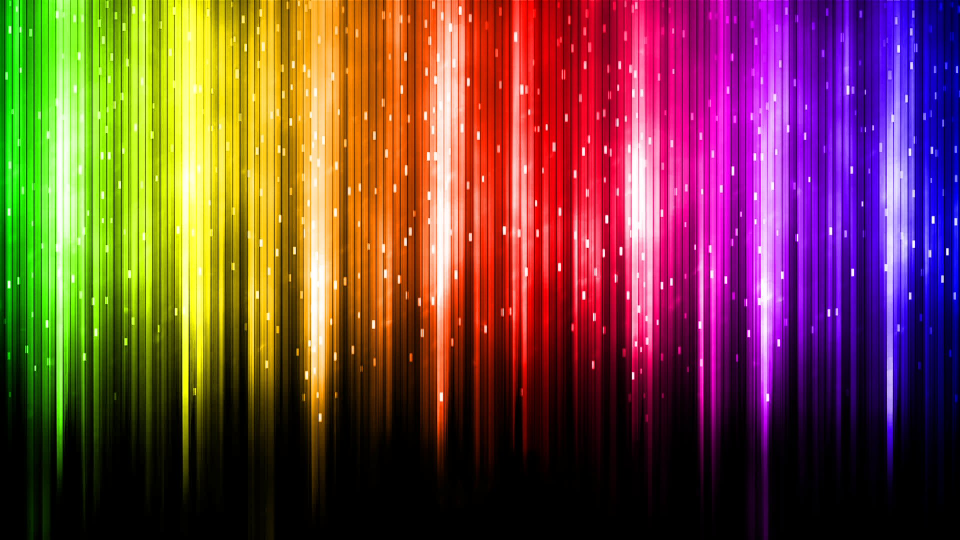
#> input picture SM/lab1/B01.png, 1920 x 1080 px (shown at 1/2 size); the run also reads 1 picture not shown here
$ python lab1.py
#> lines starting #> are read from the running program, lines starting #| are printed output that depends on the picture
import numpy as np
import matplotlib.pyplot as plt


def img_to_uint_8(img):
    img = img * 255
    img.astype('uint8')


def img_to_float(img):
    return img / 255.


def to_gray_scale_1(img):
    gray_image = 0.299 * img[:, :, 0]
    gray_image += 0.587 * img[:, :, 1]
    gray_image += 0.114 * img[:, :, 2]
    return gray_image


def to_gray_scale_2(img):
    gray_image = 0.216 * img[:, :, 0]
    gray_image += 0.7152 * img[:, :, 1]
    gray_image += 0.0722 * img[:, :, 2]
    return gray_image


def filter_one_color(img, color_idx):
    indices = [0, 1, 2]
    indices.remove(color_idx)
    for color_idx in indices:
        img[:, :, color_idx] = 0
    print()
    return img


def zad1():
    for img_name in ["B01.png", "B02.jpg"]:
        img = plt.imread(img_name)
#> img is the input picture: shape (1080, 1920, 3) float32; mean R, G, B 0.459, 0.273, 0.243
        im_min = np.min(img)
#> im_min = 0
        im_max = np.max(img)
#> im_max = 1

        fig, axs = plt.subplots(3, 3)

        axs[0, 0].imshow(img)

        axs[0, 1].imshow(to_gray_scale_1(img), cmap=plt.cm.gray,
                         vmin=im_min, vmax=im_max)
        axs[0, 2].imshow(to_gray_scale_2(img), cmap=plt.cm.gray,
                         vmin=im_min, vmax=im_max)
        axs[1, 0].imshow(img[:, :, 0], cmap=plt.cm.gray,
                         vmin=im_min, vmax=im_max)
        axs[1, 1].imshow(img[:, :, 1], cmap=plt.cm.gray,
                         vmin=im_min, vmax=im_max)
        axs[1, 2].imshow(img[:, :, 2], cmap=plt.cm.gray,
                         vmin=im_min, vmax=im_max)

        axs[2, 0].imshow(filter_one_color(img.copy(), 0))
        axs[2, 1].imshow(filter_one_color(img.copy(), 1))
        axs[2, 2].imshow(filter_one_color(img.copy(), 2))

        plt.show()
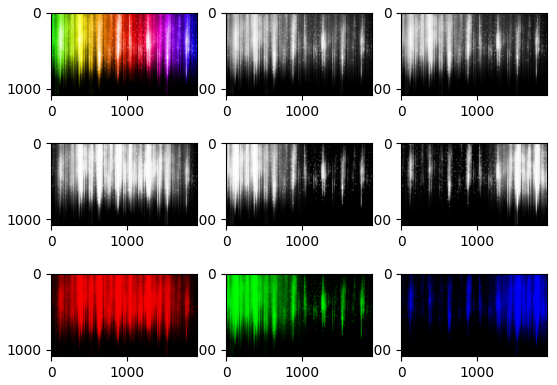
#> figure drawn by matplotlib, 9 panels
#> pass 2 of the loop in zad1, `for img_name in ["B01.png", "B02.jpg"]:`:
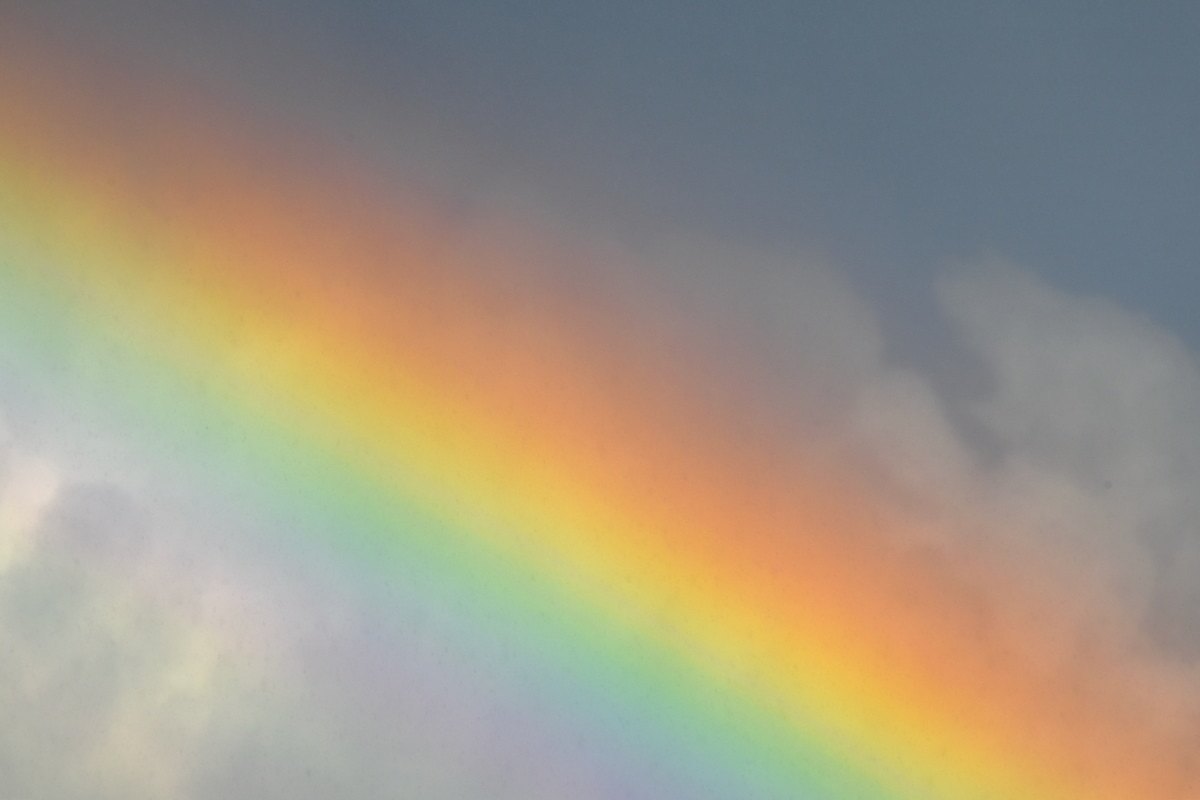
#> input picture SM/lab1/B02.jpg, 1200 x 800 px
#> in zad1, img is the input picture: shape (800, 1200, 3); mean R, G, B 159.6, 150.3, 131.9
#> in zad1, `im_min = np.min(img)`: im_min = 74
#> in zad1, `im_max = np.max(img)`: im_max = 242
#> after the loop in filter_one_color (call 6), `for color_idx in indices:`:
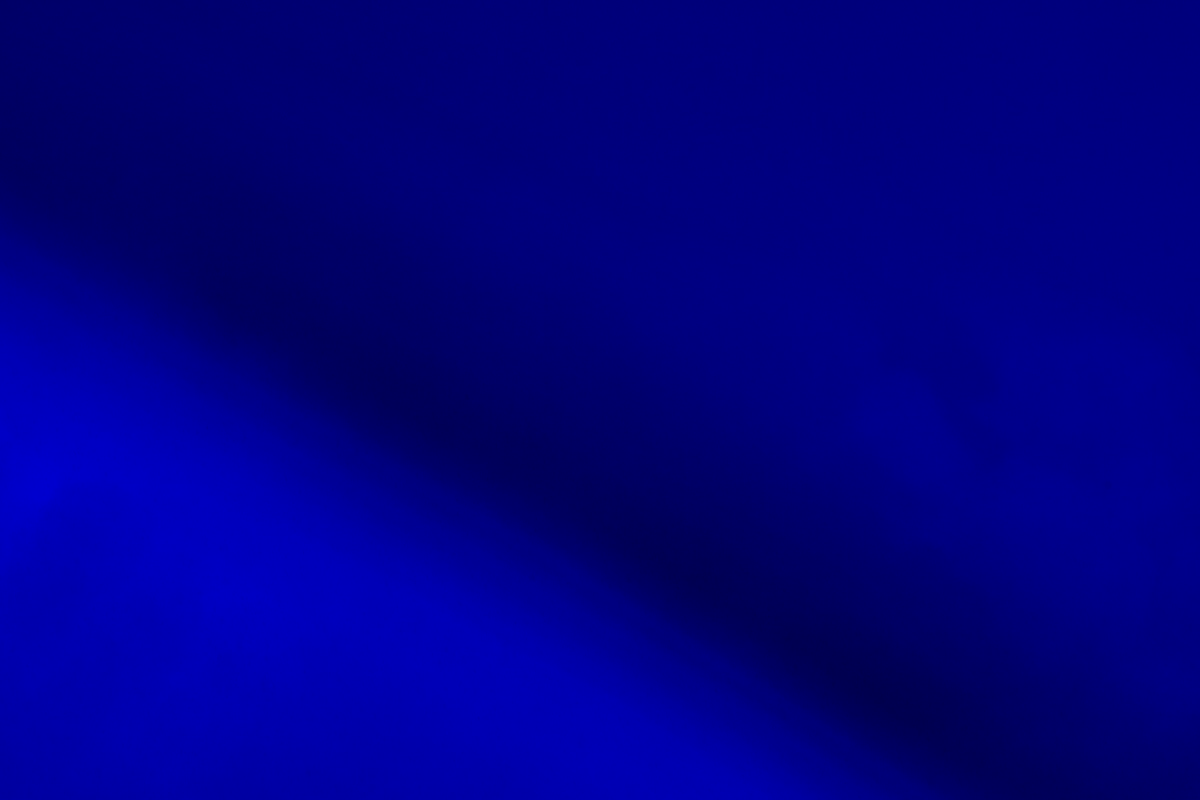
#> img: shape (800, 1200, 3); mean of channels 0, 1, 2 0, 0, 131.9; drawn as R, G, B
#> in zad1, `plt.show()`:
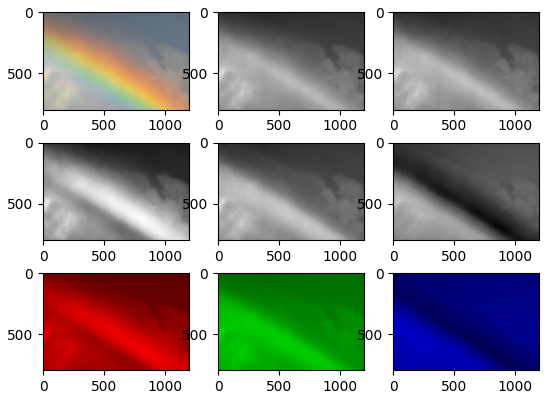
#> figure drawn by matplotlib, 9 panels


def cut_image(img, w1, w2, k1, k2):
#> called with w1 = 400, w2 = 600, k1 = 500, k2 = 700
    return img[w1:w2, k1:k2].copy()
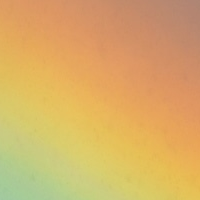
#> returned value: shape (200, 200, 3); mean of channels 0, 1, 2 216.9, 174.3, 102.6; drawn as R, G, B


def zad2():
    img_name = "B02.jpg"
    img = plt.imread(img_name)
    img = cut_image(img, 400, 600, 500, 700)
    im_min = np.min(img)
#> im_min = 79
    im_max = np.max(img)
#> im_max = 237

    plt.imshow(img)
    plt.savefig("zad_2_1.jpg")

    plt.imshow(to_gray_scale_1(img), cmap=plt.cm.gray,
               vmin=im_min, vmax=im_max)
    plt.savefig("zad_2_2.jpg")

    plt.imshow(to_gray_scale_2(img), cmap=plt.cm.gray,
               vmin=im_min, vmax=im_max)
#> in to_gray_scale_2 (call 3), `gray_image += 0.0722 * img[:, :, 2]`:
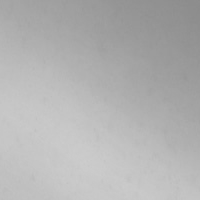
#> gray_image: shape (200, 200) float64; min 140, max 205, mean 178.9
    plt.savefig("zad_2_3.jpg")

    plt.imshow(img[:, :, 0], cmap=plt.cm.gray,
               vmin=im_min, vmax=im_max)
    plt.savefig("zad_2_4.jpg")

    plt.imshow(img[:, :, 1], cmap=plt.cm.gray,
               vmin=im_min, vmax=im_max)
    plt.savefig("zad_2_5.jpg")

    plt.imshow(img[:, :, 2], cmap=plt.cm.gray,
               vmin=im_min, vmax=im_max)
    plt.savefig("zad_2_6.jpg")

    plt.imshow(filter_one_color(img.copy(), 0))
#> after the loop in filter_one_color (call 7), `for color_idx in indices:`:
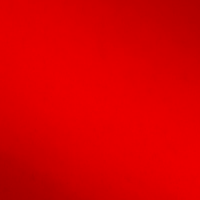
#> img: shape (200, 200, 3); mean of channels 0, 1, 2 216.9, 0, 0; drawn as R, G, B
    plt.savefig("zad_2_7.jpg")

    plt.imshow(filter_one_color(img.copy(), 1))
#> after the loop in filter_one_color (call 8), `for color_idx in indices:`:
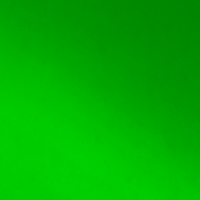
#> img: shape (200, 200, 3); mean of channels 0, 1, 2 0, 174.3, 0; drawn as R, G, B
    plt.savefig("zad_2_8.jpg")

    plt.imshow(filter_one_color(img.copy(), 2))
#> after the loop in filter_one_color (call 9), `for color_idx in indices:`:
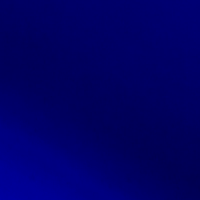
#> img: shape (200, 200, 3); mean of channels 0, 1, 2 0, 0, 102.6; drawn as R, G, B
    plt.savefig("zad_2_9.jpg")
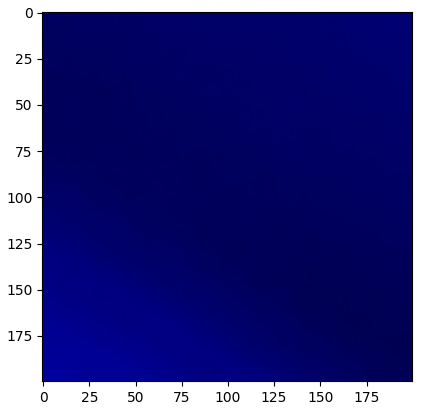
#> figure drawn by matplotlib, 1 panel


if __name__ == '__main__':
    zad1()
    zad2()
